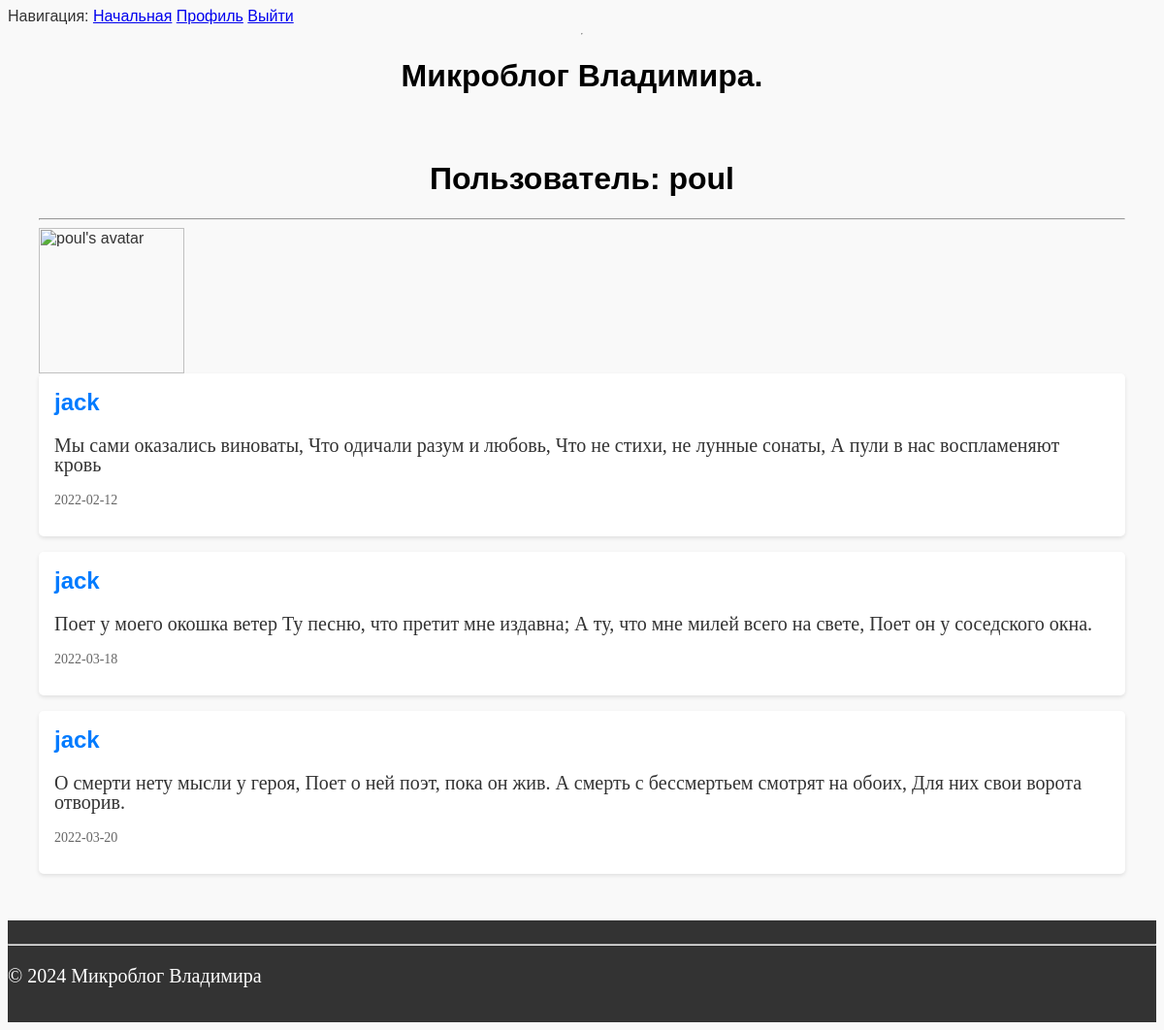
The app's page /user/poul (signed in) with its own data.
### app/models.py (models this page shows, shortened)
class User(UserMixin, db.Model):
    id = db.Column(db.Integer, primary_key=True)
    username = db.Column(db.String(80), unique=True, nullable=False)
    email = db.Column(db.String(120), unique=True, nullable=False)
    password_hash = db.Column(db.String(128), nullable=False)
    avatar = db.Column(db.String(120), default='default_avatar.png')
    def avatar_url(self):
        if self.avatar:
            return url_for('static', filename=f'avatars/{self.avatar}')
        return url_for('static', filename='avatars/default_avatar.png')

class Post(db.Model):
    id = db.Column(db.Integer, primary_key=True)
    title = db.Column(db.String(120), nullable=False)
    text = db.Column(db.Text, nullable=False)
    date = db.Column(db.Text, nullable=False)
    user_id = db.Column(db.Integer, db.ForeignKey('user.id'), nullable=False)
    user = db.relationship('User', backref=db.backref('posts', lazy=True))

### app/routes.py (the view)
@app.route('/user/<username>')
@login_required
def user(username):
    user = db.first_or_404(sa.select(User).where(User.username == username))
    posts = Post.query.filter_by(user_id=user.id).all()
    return render_template('user.html', user=user, posts=posts)

### app/models.py (called while the page is built)
@login.user_loader
def load_user(id):
    return db.session.get(User, int(id))

### app/templates/user.html
{% extends "base.html" %}
{% block content %}
    <h1>Пользователь: {{ user.username }}</h1>
    <hr>
    <img src="{{ user.avatar_url() }}" alt="{{ user.username }}'s avatar" width="150" height="150">
    {% for post in posts %}
    <article class="post">
        <h2>{{ post.title }} </h2>
        <p>{{ post.text }}</p>
        <p class="post-meta">{{ post.date }}</p>
    </article>
    {% endfor %}
{% endblock %}

### app/static/css/style.css (style rules this page uses)
body { background-color: #f9f9f9; color: #333; font-family: "Arial", sans-serif }
h1 { color: black; text-align: center; }
p { font-family: Times New Roman; font-size: 20px; }
.post { background-color: #fff; padding: 1rem; margin-bottom: 1rem; border-radius: 5px; box-shadow: 0 2px 4px rgba(0, 0, 0, 0.1) }
.post h2 { margin-top: 0; font-size: 1.5rem; color: #007BFF; }
.post p { line-height: 1.0; }
.post-meta { font-size: 0.875rem; color: #666; margin-top: 1rem; }

### records on screen
User: username "poul"
Post: title "jack", text "Мы сами оказались виноваты, Что одичали разум и любовь, Что не стихи, не лунные сонаты, А пули в нас воспламеняют кровь", date "2022-02-12"
Post: title "jack", text "Поет у моего окошка ветер Ту песню, что претит мне издавна; А ту, что мне милей всего на свете, Поет он у соседского окна.", date "2022-03-18"
Post: title "jack", text "О смерти нету мысли у героя, Поет о ней поэт, пока он жив. А смерть с бессмертьем смотрят на обоих, Для них свои ворота отворив.", date "2022-03-20"
